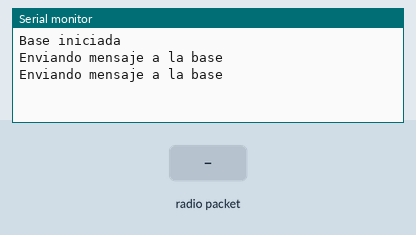
This sketch was run on a simulated Arduino Uno, built with avr-gcc and run on an emulated ATmega328P. Parts: the last lines printed to the serial monitor. The test bench sets the inputs (shaded band). No radio packets arrive unless stated.

Above: at 1.9 s.
2.0 s: radio packet "1" arrives
At 3.0 s:
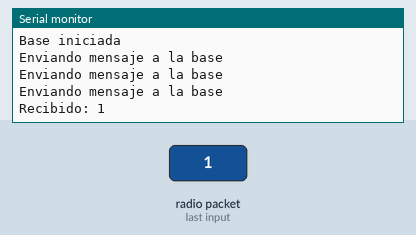
3.6 s: radio packet "0" arrives
At 4.7 s:
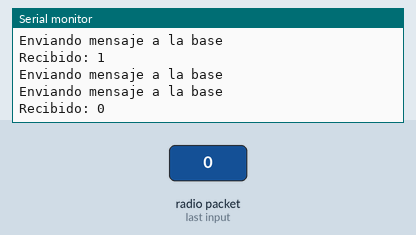
5.1 s: radio packet "2" arrives
At 6.2 s:
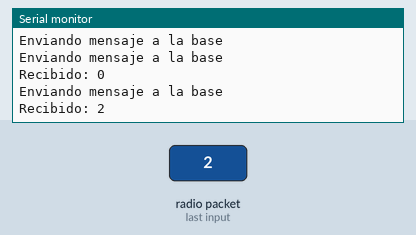

The sketch:

electrovalvula001.ino
```cpp
#include <SPI.h>

#include <RH_NRF24.h>

RH_NRF24 nrf24;

void setup() {
  // put your setup code here, to run once:
  Serial.begin(9600);

  if(!nrf24.init())
    Serial.println("fallo de inicialización");
  if(!nrf24.setChannel(2))
    Serial.println("fallo en establecer canal");
  if(!nrf24.setRF(RH_NRF24::DataRate250kbps, RH_NRF24::TransmitPower0dBm))
    Serial.println("fallo en opciones RF");

    Serial.println("Base iniciada");
}

void loop() {

  Serial.println("Enviando mensaje a la base");
  uint8_t data[] = "Hola desde lejos!";
  nrf24.send(data, sizeof(data));
  nrf24.waitPacketSent();

  uint8_t buf[RH_NRF24_MAX_MESSAGE_LEN];
  uint8_t len = sizeof(buf);

  if(nrf24.available()) {
    if(nrf24.recv(buf, &len))
    {
      Serial.print("Recibido: ");
      Serial.println((char*)buf);
    }
    else
    {
      Serial.println("Fallo en recepción");
    }

  }
  delay(1000);
}
```

Measured:
- after the input at 2.0 s, the serial monitor: prints a new line after 0.18 s (image 1)
- after the input at 3.6 s, the serial monitor: prints a new line after 0.70 s (image 2)
- after the input at 5.1 s, the serial monitor: prints a new line after 0.27 s (image 3)
